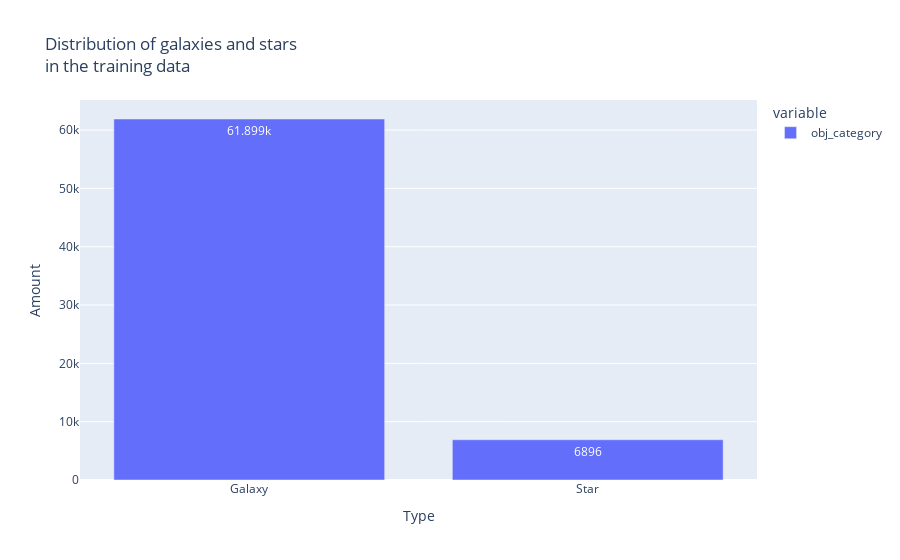

The notebook cell saved with this chart:
### Code cell
train_ps.obj_category.value_counts().plot.bar(title="Distribution of galaxies and stars <br>in the training data",
                                  text_auto=True,
                                 labels=dict(index="Type", value="Amount"))

### Figure 1 — Plotly figure (JSON) as saved in the notebook; plotly's stock layout.template omitted (floating-point values rounded to 4 significant figures)
{"data": [{"alignmentgroup": "True", "hovertemplate": "variable=obj_category<br>Type=%{x}<br>Amount=%{y}<extra></extra>", "legendgroup": "obj_category", "marker": {"color": "#636efa", "pattern": {"shape": ""}}, "name": "obj_category", "offsetgroup": "obj_category", "orientation": "v", "showlegend": true, "textposition": "auto", "texttemplate": "%{y}", "type": "bar", "x": ["Galaxy", "Star"], "xaxis": "x", "y": [61899, 6896], "yaxis": "y"}], "layout": {"autosize": true, "barmode": "relative", "legend": {"title": {"text": "variable"}, "tracegroupgap": 0}, "title": {"text": "Distribution of galaxies and stars <br>in the training data"}, "xaxis": {"anchor": "y", "autorange": true, "domain": [0, 1], "range": [-0.5, 1.5], "title": {"text": "Type"}, "type": "category"}, "yaxis": {"anchor": "x", "autorange": true, "domain": [0, 1], "range": [0, 65160.0], "title": {"text": "Amount"}, "type": "linear"}}}
